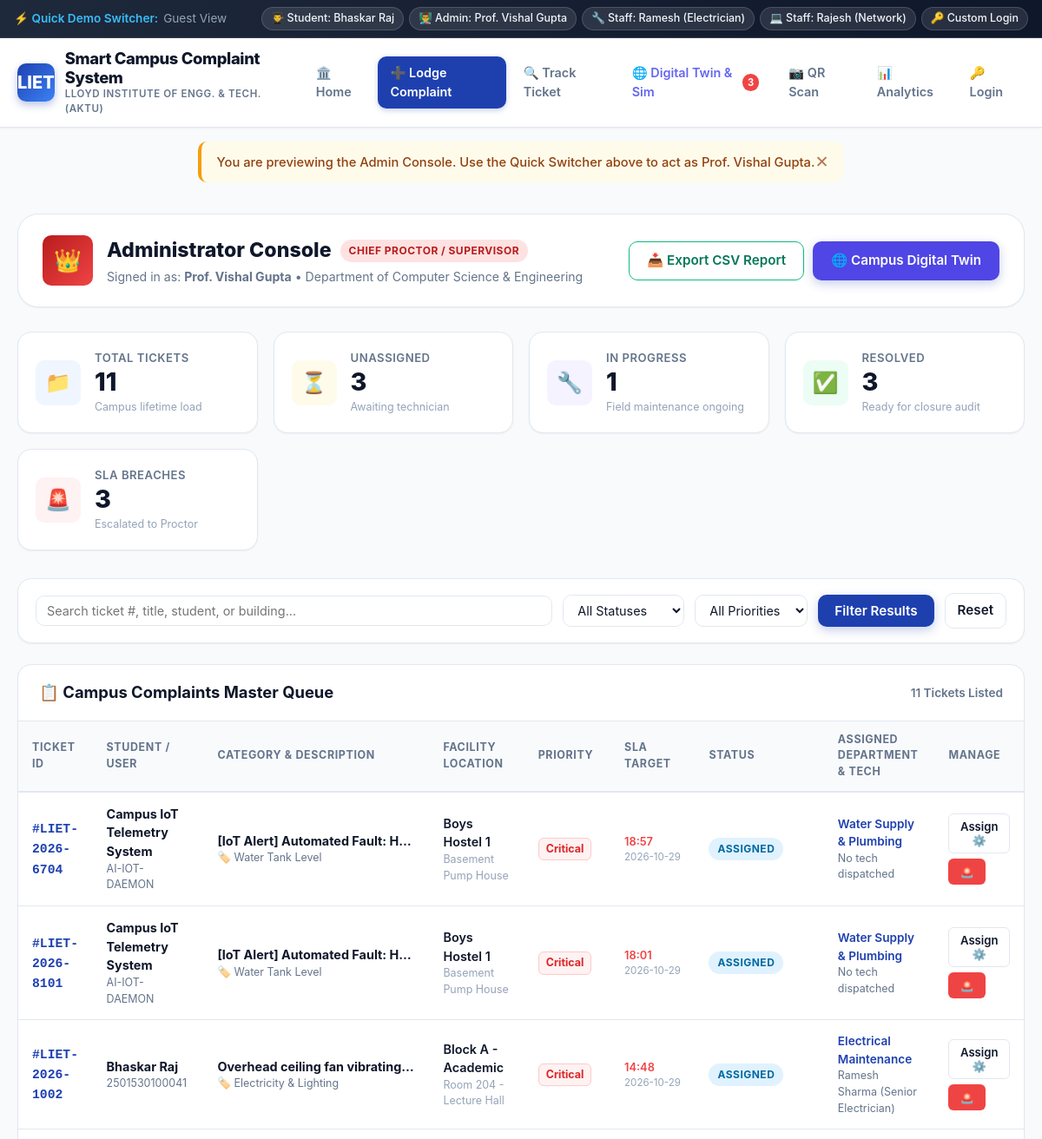
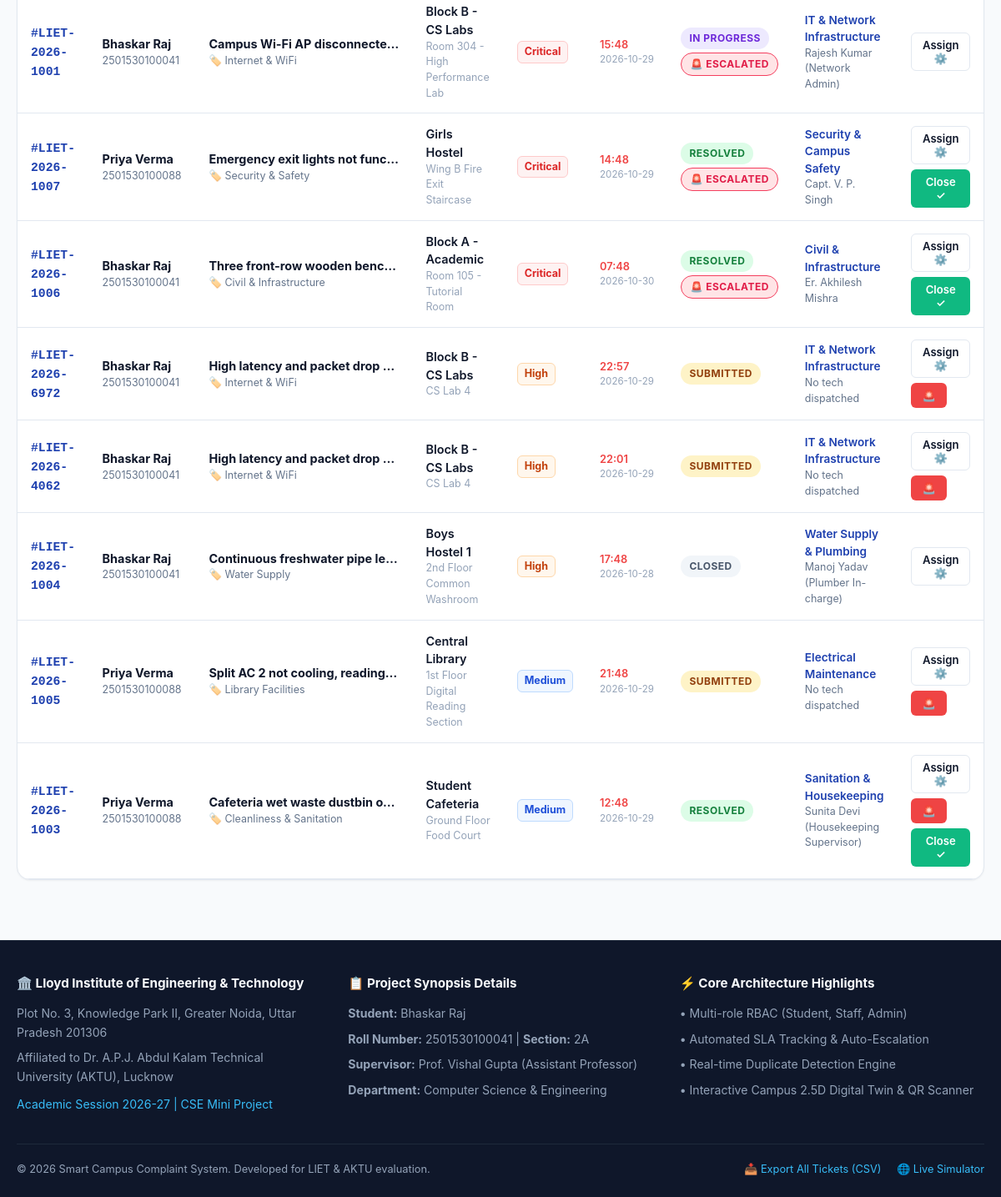
/admin, run on an earlier commit of the app's database (2 pictures, top to bottom).
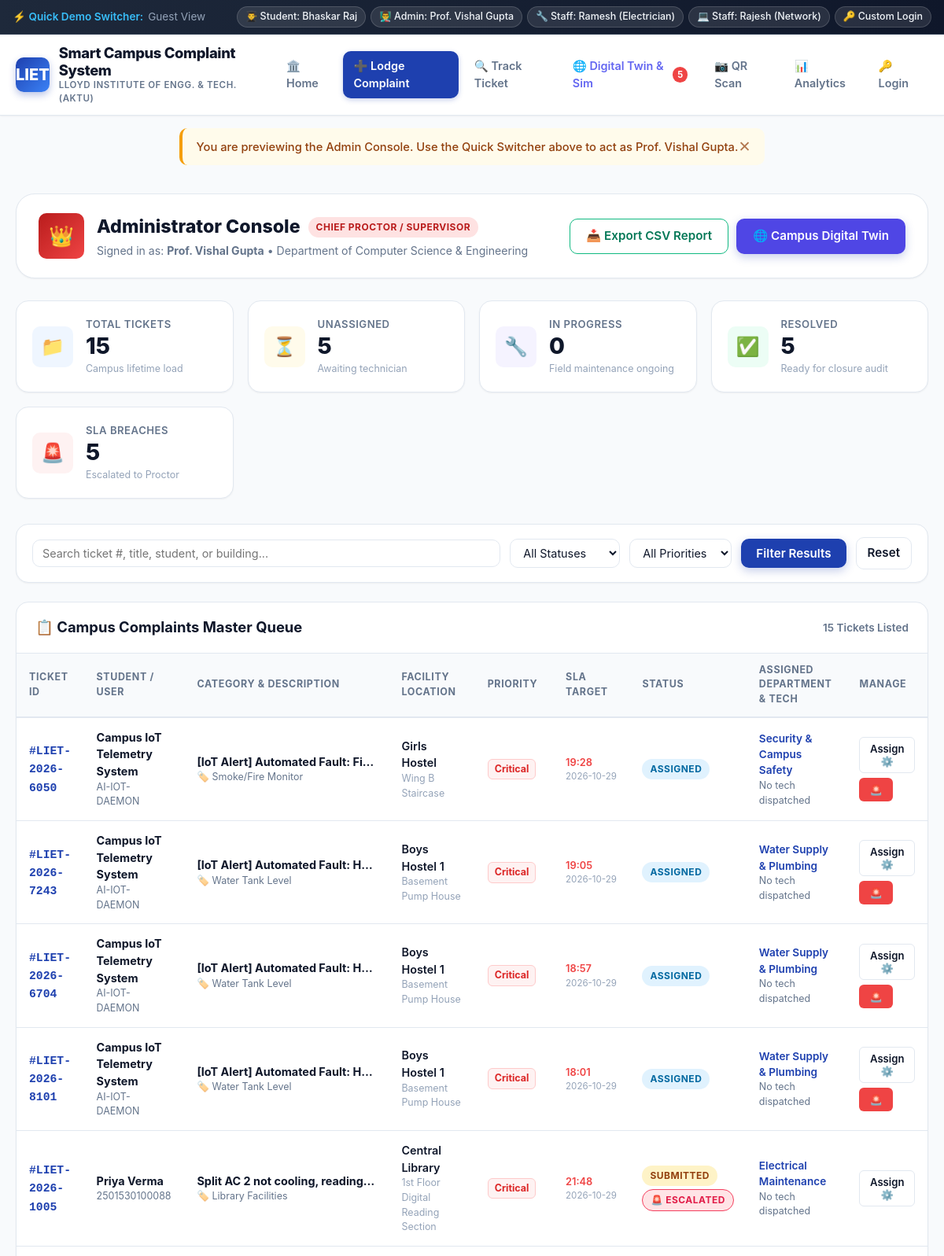
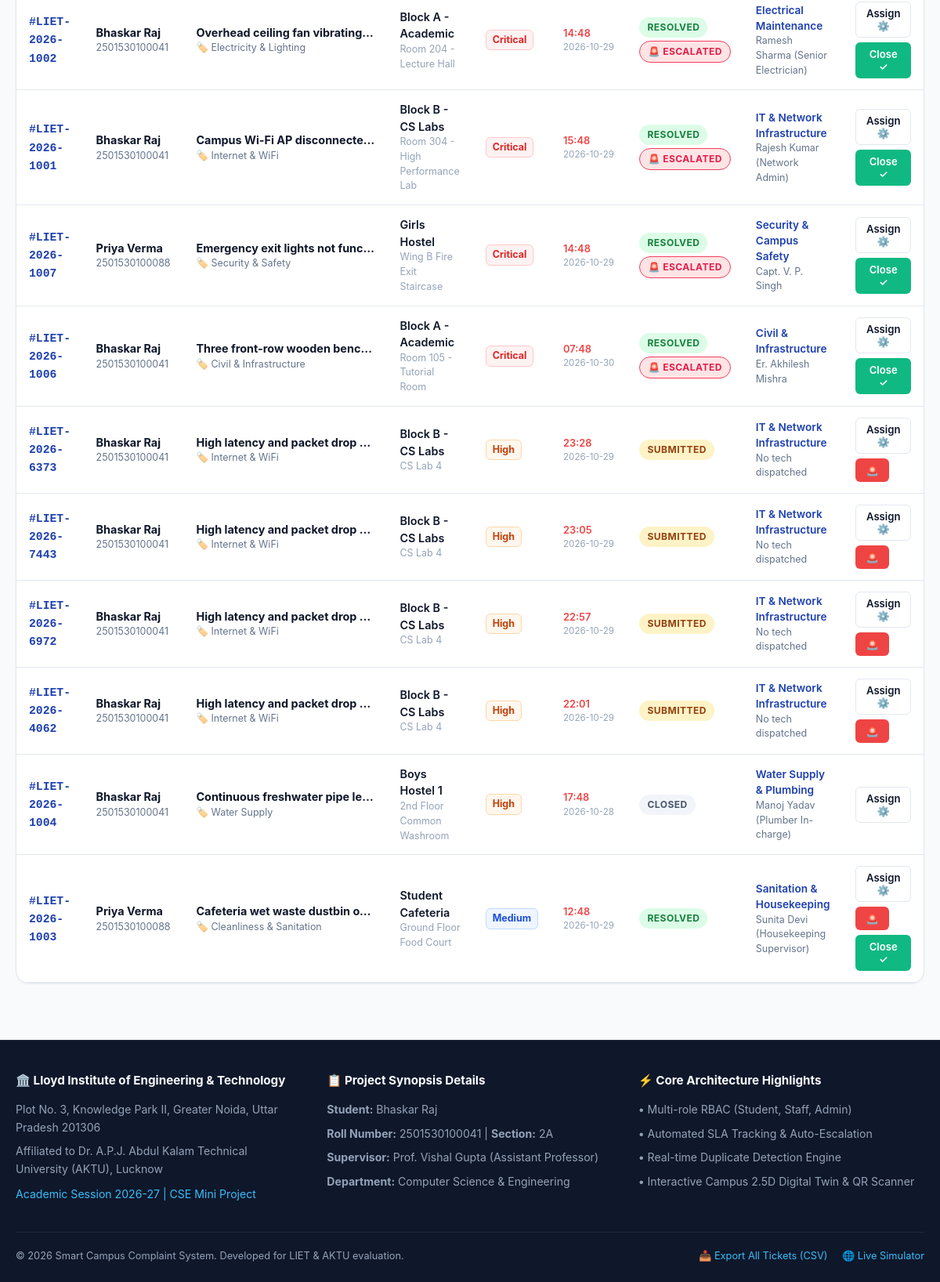
And on a later commit of the database (2 pictures, top to bottom).
### tables this page shows
CREATE TABLE complaints (
        ticket_id TEXT PRIMARY KEY,
        user_id INTEGER,
        user_name TEXT,
        user_email TEXT,
        user_roll TEXT,
        category TEXT NOT NULL,
        subcategory TEXT,
        building_block TEXT NOT NULL,
        room_location TEXT NOT NULL,
        title TEXT NOT NULL,
        description TEXT NOT NULL,
        priority TEXT NOT NULL DEFAULT 'Medium',
        status TEXT NOT NULL DEFAULT 'Submitted',
        assigned_dept_id INTEGER,
        assigned_staff_name TEXT,
        image_path TEXT,
        resolution_remarks TEXT,
        resolution_image TEXT,
        sla_deadline TEXT,
        is_escalated INTEGER DEFAULT 0,
        escalated_to TEXT,
        escalated_at TEXT,
        upvotes INTEGER DEFAULT 0,
        created_at TEXT,
        updated_at TEXT,
        FOREIGN KEY (user_id) REFERENCES users (id),
        FOREIGN KEY (assigned_dept_id) REFERENCES departments (id)
    );

CREATE TABLE departments (
        id INTEGER PRIMARY KEY AUTOINCREMENT,
        name TEXT NOT NULL,
        code TEXT UNIQUE NOT NULL,
        head_name TEXT,
        head_email TEXT,
        sla_hours INTEGER DEFAULT 24,
        icon TEXT
    );

CREATE TABLE feedback (
        id INTEGER PRIMARY KEY AUTOINCREMENT,
        ticket_id TEXT UNIQUE NOT NULL,
        user_id INTEGER NOT NULL,
        rating INTEGER NOT NULL,
        comment TEXT,
        created_at TEXT DEFAULT CURRENT_TIMESTAMP,
        FOREIGN KEY (ticket_id) REFERENCES complaints (ticket_id),
        FOREIGN KEY (user_id) REFERENCES users (id)
    );

### app.py (the view)
@app.route('/admin')
def admin_dashboard():
    if not g.user or g.user['role'] != 'admin':
        flash("You are previewing the Admin Console. Use the Quick Switcher above to act as Prof. Vishal Gupta.", "warning")
    db = get_db()
    cursor = db.cursor()
    status_filter = request.args.get('status', '')
    category_filter = request.args.get('category', '')
    priority_filter = request.args.get('priority', '')
    search_q = request.args.get('q', '').strip()
    query = """
    SELECT c.*, d.name as dept_name, d.code as dept_code, f.rating as feedback_rating
    FROM complaints c
    LEFT JOIN departments d ON c.assigned_dept_id = d.id
    LEFT JOIN feedback f ON c.ticket_id = f.ticket_id
    WHERE 1=1
    """
    params = []
    if status_filter:
        query += " AND c.status = ?"
        params.append(status_filter)
    if category_filter:
        query += " AND c.category = ?"
        params.append(category_filter)
    if priority_filter:
        query += " AND c.priority = ?"
        params.append(priority_filter)
    if search_q:
        query += " AND (c.ticket_id LIKE ? OR c.title LIKE ? OR c.user_name LIKE ? OR c.building_block LIKE ?)"
        wild = f"%{search_q}%"
        params.extend([wild, wild, wild, wild])
    query += " ORDER BY CASE WHEN c.priority = 'Critical' THEN 1 WHEN c.priority = 'High' THEN 2 ELSE 3 END, c.created_at DESC"
    cursor.execute(query, params)
    all_complaints = cursor.fetchall()
    cursor.execute("""
    SELECT
        COUNT(*) as total,
        SUM(CASE WHEN status = 'Submitted' THEN 1 ELSE 0 END) as pending_assignment,
        SUM(CASE WHEN status = 'Assigned' THEN 1 ELSE 0 END) as assigned,
        SUM(CASE WHEN status = 'In Progress' THEN 1 ELSE 0 END) as in_progress,
        SUM(CASE WHEN status = 'Resolved' THEN 1 ELSE 0 END) as resolved,
        SUM(CASE WHEN status = 'Closed' THEN 1 ELSE 0 END) as closed,
        SUM(CASE WHEN is_escalated = 1 THEN 1 ELSE 0 END) as escalated
    FROM complaints
    """)
    kpis = cursor.fetchone()
    cursor.execute("SELECT * FROM departments ORDER BY name ASC")
    departments = cursor.fetchall()
    cursor.execute("SELECT * FROM users WHERE role = 'staff'")
    staff_members = cursor.fetchall()
    db.close()
    return render_template(
        'admin_dashboard.html',
        complaints=all_complaints,
        kpis=kpis,
        departments=departments,
        staff_members=staff_members,
        filters={'status': status_filter, 'category': category_filter, 'priority': priority_filter, 'q': search_q}
    )

### templates/admin_dashboard.html (shortened to what this page needs)
{% extends "base.html" %}
{% block content %}
<div>
  <div style="background: white; border: 1px solid var(--border); border-radius: var(--radius-xl); padding: 24px 28px; margin-bottom: 28px; display: flex; flex-wrap: wrap; justify-content: space-between; align-items: center; gap: 20px; box-shadow: var(--shadow-sm);">
    <div style="display: flex; align-items: center; gap: 16px;">
      <div style="width: 58px; height: 58px; border-radius: var(--radius-md); background: linear-gradient(135deg, #b91c1c, #ef4444); color: white; display: flex; align-items: center; justify-content: center; font-size: 1.6rem; font-weight: 800;">
        👑
      </div>
      <div>
        <div style="display: flex; align-items: center; gap: 10px;">
          <h2 style="font-size: 1.45rem; font-weight: 800; color: var(--secondary);">Administrator Console</h2>
          <span class="badge" style="background: #fee2e2; color: #b91c1c;">Chief Proctor / Supervisor</span>
        </div>
        <div style="color: var(--text-muted); font-size: 0.88rem; margin-top: 2px;">
          Signed in as: <b>Prof. Vishal Gupta</b> &bull; Department of Computer Science & Engineering
        </div>
      </div>
    </div>
    <div style="display: flex; gap: 10px; flex-wrap: wrap;">
      <a href="{{ url_for('export_csv') }}" class="btn btn-outline" style="border-color: #10b981; color: #047857;">
        📥 Export CSV Report
      </a>
      <a href="{{ url_for('simulation_view') }}" class="btn btn-primary" style="background: #4f46e5;">
        🌐 Campus Digital Twin
      </a>
    </div>
  </div>
  <div class="kpi-grid">
    <div class="kpi-card">
      <div class="kpi-icon blue">📁</div>
      <div class="kpi-info">
        <h4>Total Tickets</h4>
        <div class="kpi-value">{{ kpis.total or 0 }}</div>
        <p>Campus lifetime load</p>
      </div>
    </div>
    <div class="kpi-card">
      <div class="kpi-icon yellow">⏳</div>
      <div class="kpi-info">
        <h4>Unassigned</h4>
        <div class="kpi-value">{{ kpis.pending_assignment or 0 }}</div>
        <p>Awaiting technician</p>
      </div>
    </div>
    <div class="kpi-card">
      <div class="kpi-icon purple">🔧</div>
      <div class="kpi-info">
        <h4>In Progress</h4>
        <div class="kpi-value">{{ kpis.in_progress or 0 }}</div>
        <p>Field maintenance ongoing</p>
      </div>
    </div>
    <div class="kpi-card">
      <div class="kpi-icon green">✅</div>
      <div class="kpi-info">
        <h4>Resolved</h4>
        <div class="kpi-value">{{ kpis.resolved or 0 }}</div>
        <p>Ready for closure audit</p>
      </div>
    </div>
    <div class="kpi-card">
      <div class="kpi-icon red">🚨</div>
      <div class="kpi-info">
        <h4>SLA Breaches</h4>
        <div class="kpi-value">{{ kpis.escalated or 0 }}</div>
        <p>Escalated to Proctor</p>
      </div>
    </div>
  </div>
  <div class="card" style="margin-bottom: 24px;">
    <div class="card-body" style="padding: 16px 20px;">
      <form action="{{ url_for('admin_dashboard') }}" method="GET" style="display: flex; flex-wrap: wrap; gap: 12px; align-items: center;">
        <div style="flex: 1; min-width: 220px;">
          <input
            type="text"
            name="q"
            value="{{ filters.q or '' }}"
            placeholder="Search ticket #, title, student, or building..."
            class="form-control"
            style="padding: 8px 12px; font-size: 0.9rem;"
          >
        </div>
        <select name="status" class="form-control" style="width: auto; min-width: 140px; padding: 8px 12px; font-size: 0.9rem;">
          <option value="">All Statuses</option>
        </select>
        <select name="priority" class="form-control" style="width: auto; min-width: 130px; padding: 8px 12px; font-size: 0.9rem;">
          <option value="">All Priorities</option>
        </select>
        <button type="submit" class="btn btn-primary" style="padding: 8px 18px;">
          Filter Results
        </button>
        <a href="{{ url_for('admin_dashboard') }}" class="btn btn-outline" style="padding: 8px 14px;">
          Reset
        </a>
      </form>
    </div>
  </div>
  <div class="card">
    <div class="card-header">
      <h3>📋 Campus Complaints Master Queue</h3>
      <span style="font-size: 0.85rem; color: var(--text-muted); font-weight: 600;">{{ complaints|length }} Tickets Listed</span>
    </div>
    <div class="card-body" style="padding: 0;">
      <div class="table-responsive">
        <table class="data-table">
          <thead>
            <tr>
              <th>Ticket ID</th>
              <th>Student / User</th>
              <th>Category & Description</th>
              <th>Facility Location</th>
              <th>Priority</th>
              <th>SLA Target</th>
              <th>Status</th>
              <th>Assigned Department & Tech</th>
              <th>Manage</th>
            </tr>
          </thead>
          <tbody>
            {% for c in complaints %}
              <tr>
                <td>
                  <a href="{{ url_for('track_complaint', ticket_id=c.ticket_id) }}" class="ticket-code">
                    #{{ c.ticket_id }}
                  </a>
                </td>
                <td>
                  <div style="font-weight: 700; color: var(--secondary);">{{ c.user_name }}</div>
                  <div style="font-size: 0.78rem; color: var(--text-muted);">{{ c.user_roll or c.user_email }}</div>
                </td>
                <td style="max-width: 260px;">
                  <div style="font-weight: 700; color: var(--secondary); white-space: nowrap; overflow: hidden; text-overflow: ellipsis;">{{ c.title }}</div>
                  <div style="font-size: 0.78rem; color: var(--text-muted);">🏷️ {{ c.category }}</div>
                </td>
                <td>
                  <div style="font-weight: 600;">{{ c.building_block }}</div>
                  <div style="font-size: 0.78rem; color: var(--text-subtle);">{{ c.room_location }}</div>
                </td>
                <td>
                  {% if c.priority == 'Critical' %}
                    <span class="prio-pill prio-critical">Critical</span>
                  {% elif c.priority == 'High' %}
                    <span class="prio-pill prio-high">High</span>
                  {% elif c.priority == 'Medium' %}
                    <span class="prio-pill prio-medium">Medium</span>
                  {% else %}
                    <span class="prio-pill prio-low">Low</span>
                  {% endif %}
                </td>
                <td style="font-size: 0.8rem; white-space: nowrap;">
                  <span style="color: var(--danger); font-weight: 600;">{{ c.sla_deadline[11:16] if c.sla_deadline else '24h' }}</span>
                  <div style="color: var(--text-subtle); font-size: 0.72rem;">{{ c.sla_deadline[:10] if c.sla_deadline else '' }}</div>
                </td>
                <td>
                  {% if c.status == 'Submitted' %}
                    <span class="badge badge-submitted">Submitted</span>
                  {% elif c.status == 'Assigned' %}
                    <span class="badge badge-assigned">Assigned</span>
                  {% elif c.status == 'In Progress' %}
                    <span class="badge badge-in-progress">In Progress</span>
                  {% elif c.status == 'Resolved' %}
                    <span class="badge badge-resolved">Resolved</span>
                  {% elif c.status == 'Closed' %}
                    <span class="badge badge-closed">Closed</span>
                  {% endif %}
                  {% if c.is_escalated %}
                    <div style="margin-top: 4px;"><span class="badge badge-escalated">🚨 Escalated</span></div>
                  {% endif %}
                </td>
                <td>
                  <div style="font-weight: 600; font-size: 0.85rem; color: var(--primary);">
                    {{ c.dept_name or 'Unassigned' }}
                  </div>
                  <div style="font-size: 0.78rem; color: var(--text-muted);">
                    {{ c.assigned_staff_name or 'No tech dispatched' }}
                  </div>
                </td>
                <td>
                  <div style="display: flex; gap: 6px; flex-wrap: wrap;">
                    <button
                      type="button"
                      class="btn btn-sm btn-outline"
                      onclick="openAssignModal('{{ c.ticket_id }}', '{{ c.assigned_dept_id }}', '{{ c.assigned_staff_name }}', '{{ c.priority }}')"
                    >
                      Assign ⚙️
                    </button>
                    {% if not c.is_escalated and c.status != 'Closed' %}
                      <form action="{{ url_for('admin_escalate', ticket_id=c.ticket_id) }}" method="POST" style="display:inline;">
                        <button type="submit" class="btn btn-sm btn-danger" title="Escalate to Dean/HOD" onclick="return confirm('Escalate ticket {{ c.ticket_id }} to Dean / Chief Proctor?')">
                          🚨
                        </button>
                      </form>
                    {% endif %}
                    {% if c.status == 'Resolved' %}
                      <form action="{{ url_for('admin_close', ticket_id=c.ticket_id) }}" method="POST" style="display:inline;">
                        <button type="submit" class="btn btn-sm btn-success" title="Verify & Close Ticket">
                          Close ✓
                        </button>
                      </form>
                    {% endif %}
                  </div>
                </td>
              </tr>
            {% else %}
              <tr>
                <td colspan="9" style="text-align: center; padding: 40px; color: var(--text-muted);">
                  No complaints match the selected filter criteria.
                </td>
              </tr>
            {% endfor %}
          </tbody>
        </table>
      </div>
    </div>
  </div>
</div>
{% endblock %}

What changed in the data, as far as the page shows it:
added complaints: ticket_id "LIET-2026-6050", user_name "Campus IoT Telemetry System", user_roll "AI-IOT-DAEMON", title "[IoT Alert] Automated Fault: Fi…", category "Smoke/Fire Monitor", building_block "Girls Hostel", room_location "Wing B Staircase", priority "Critical", sla_deadline "19:28", sla_deadline "2026-10-29", status "ASSIGNED", name "Security & Campus Safety", assigned_staff_name "No tech dispatched"
added complaints: ticket_id "LIET-2026-7243", user_name "Campus IoT Telemetry System", user_roll "AI-IOT-DAEMON", title "[IoT Alert] Automated Fault: H…", category "Water Tank Level", building_block "Boys Hostel 1", room_location "Basement Pump House", priority "Critical", sla_deadline "19:05", sla_deadline "2026-10-29", status "ASSIGNED", name "Water Supply & Plumbing", assigned_staff_name "No tech dispatched"
changed complaints "LIET-2026-1005": priority "Medium" → "Critical"; is_escalated "🚨" → "🚨 ESCALATED"; moves up the list
changed complaints "LIET-2026-1002": status "ASSIGNED" → "RESOLVED Close ✓"; is_escalated "🚨" → "🚨 ESCALATED"
changed complaints "LIET-2026-1001": status "IN PROGRESS" → "RESOLVED Close ✓"
added complaints: ticket_id "LIET-2026-6373", user_name "Bhaskar Raj", user_roll "2501530100041", title "High latency and packet drop…", category "Internet & WiFi", building_block "Block B - CS Labs", room_location "CS Lab 4", priority "High", sla_deadline "23:28", sla_deadline "2026-10-29", status "SUBMITTED", name "IT & Network Infrastructure", assigned_staff_name "No tech dispatched"
added complaints: ticket_id "LIET-2026-7443", user_name "Bhaskar Raj", user_roll "2501530100041", title "High latency and packet drop…", category "Internet & WiFi", building_block "Block B - CS Labs", room_location "CS Lab 4", priority "High", sla_deadline "23:05", sla_deadline "2026-10-29", status "SUBMITTED", name "IT & Network Infrastructure", assigned_staff_name "No tech dispatched"
Also different on the page:
{{ global_escalated_count }}: "3" → "5"
{{ kpis.total or 0 }}: "11" → "15"
{{ kpis.pending_assignment or 0 }}: "3" → "5"
{{ kpis.in_progress or 0 }}: "1" → "0"
{{ kpis.resolved or 0 }}: "3" → "5"
{{ kpis.escalated or 0 }}: "3" → "5"
{{ complaints|length }}: "11" → "15"
